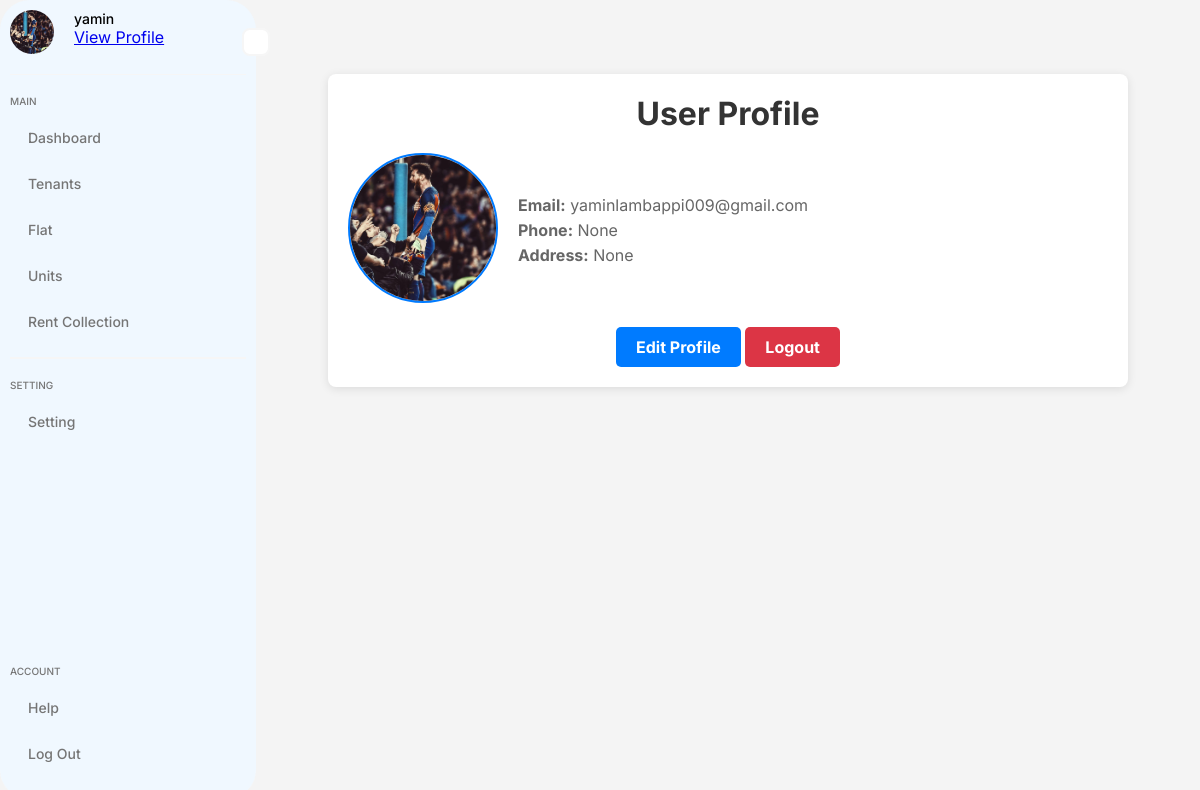
The page /profile/ (signed in) on the database as committed earlier.
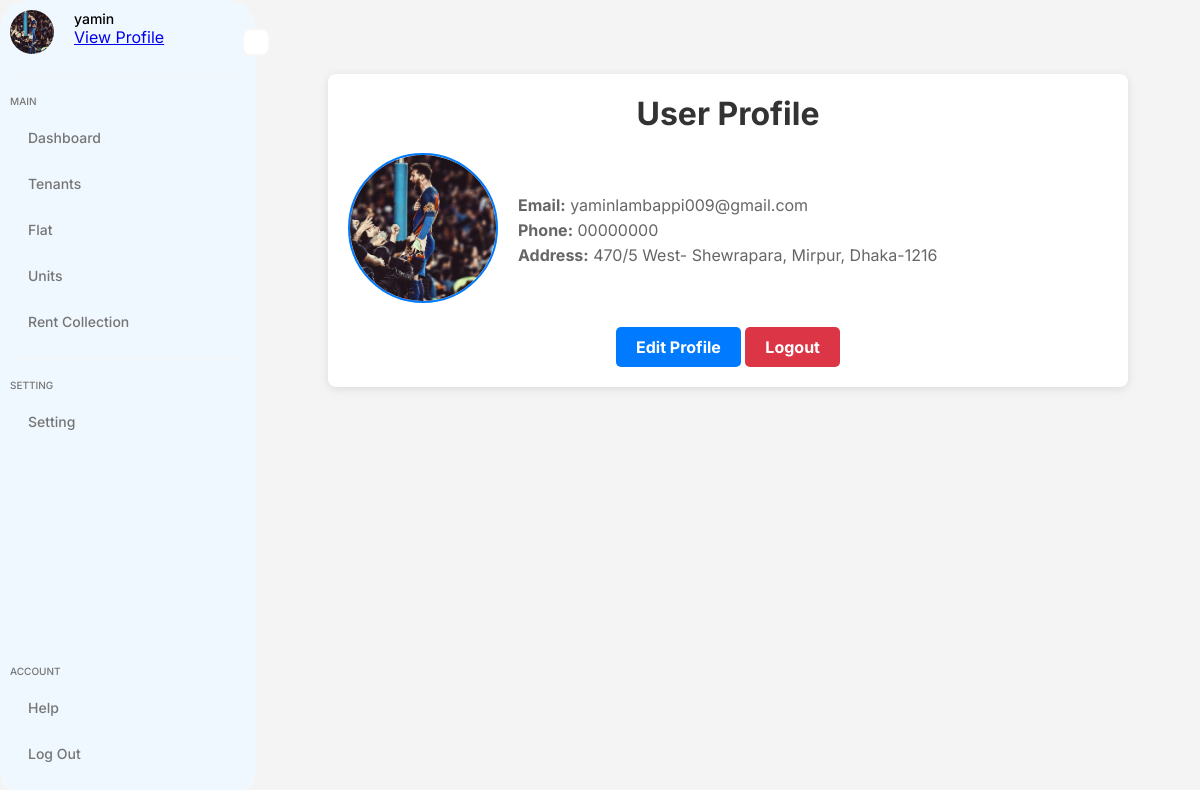
The same page on the database as committed later.
### accounts/models.py (models this page shows, shortened)
class UserProfile(models.Model):
    user = models.OneToOneField(User, on_delete=models.CASCADE)
    phone = models.CharField(max_length=15, blank=True, null=True)
    address = models.CharField(max_length=255, blank=True, null=True)
    profile_photo = models.ImageField(
        upload_to="profile_photos/", blank=True, null=True
    )

### accounts/views.py (the view)
# urls.py: path("profile/", profile_view, name="profile"),
@login_required
def profile_view(request):
    if request.method == "POST":
        form = UserProfileForm(request.POST, request.FILES, instance=request.user)
        if form.is_valid():
            user = form.save(commit=False)
            if form.cleaned_data.get("password"):
                user.set_password(
                    form.cleaned_data["password"]
                )  # Set the new password if provided
            user.save()
            messages.success(request, "Profile updated successfully!")
            return redirect("accounts:profile")  # Redirect to profile page
    else:
        form = UserProfileForm(instance=request.user)
    profile, created = UserProfile.objects.get_or_create(user=request.user)
    return render(
        request, "accounts/profile.html", {"user": request.user, "profile": profile}
    )

### accounts/context_processors.py (called while the page is built)
def user_profile(request):
    profile = None
    if request.user.is_authenticated:
        try:
            profile = UserProfile.objects.get(user=request.user)
        except UserProfile.DoesNotExist:
            pass
    return {"profile": profile}

### templates/accounts/profile.html (shortened to what this page needs)
{% extends 'sidebar.html' %}
{% load static %}
{% block style %}
<link rel="stylesheet" href="{% static 'css/profile.css' %}">
{% endblock %}
{% block content %}
<div class="profile-container">
    <div class="profile-header">
        <h1>User Profile</h1>
    </div>
    <div class="profile-content">
        <div class="profile-photo">
            {% if profile.profile_photo %}
            <img src="{{ profile.profile_photo.url }}" alt="Profile Photo">
            {% else %}
            <img src="{% static 'images/default-profile.png' %}" alt="Default Profile Photo">
            {% endif %}
        </div>
        <div class="profile-details">
            <p><strong>Email:</strong> {{ user.email }}</p>
            <p><strong>Phone:</strong> {{ profile.phone }}</p>
            <p><strong>Address:</strong> {{ profile.address }}</p>
        </div>
    </div>
    <div class="profile-actions">
        <a href="{% url 'accounts:edit_profile' %}" class="btn">Edit Profile</a>
        <a href="{% url 'accounts:logout' %}" class="btn logout">Logout</a>
    </div>
</div>
{% endblock %}

### templates/sidebar.html (shortened to what this page needs)
{% load static %}
<!DOCTYPE html>
<html lang="en">
<head>
    <link rel="stylesheet" href="{% static 'css/styles.css' %}">
    {% block style %}
    {% endblock %}
</head>
<body>
    <aside class="container">
        <div class="sidebar">
            <div class="menu-btn">
            </div>
            <div class="head">
                <div class="user-img">
                    {% if profile and profile.profile_photo %}
                    <img src="{{ profile.profile_photo.url }}" alt="Profile Photo">
                    {% else %}
                    <img src="{% static 'images/default-profile.png' %}" alt="Default Profile Photo">
                    {% endif %}
                </div>
                <div class="user-details">
                    <p class="name">{{ user.username }}</p>
                    <a href="{% url 'accounts:profile' %}" class="profile-link">View Profile</a>
                </div>
            </div>
            <div class="nav">
                <div class="menu">
                    <p class="title">Main</p>
                    <ul>
                        <li>
                            <a href="{% url 'dashboard' %}">
                                <span class="text">Dashboard</span>
                            </a>
                        </li>
                        <li>
                            <a href="#">
                                <span class="text">Tenants</span>
                            </a>
                        </li>
                        <li>
                            <a href="#">
                                <span class="text">Flat</span>
                            </a>
                        </li>
                        <li>
                            <a href="#">
                                <span class="text">Units</span>
                            </a>
                        </li>
                        <li>
                            <a href="#">
                                <span class="text">Rent Collection</span>
                            </a>
                        </li>
                    </ul>
                </div>
                <div class="menu">
                    <p class="title">Setting</p>
                    <ul>
                        <li>
                            <a href="#">
                                <span class="text">Setting</span>
                            </a>
                        </li>
                    </ul>
                </div>
            </div>
            <div class="menu">
                <p class="title">Account</p>
                <ul>
                    <li>
                        <a href="#">
                            <span class="text">Help</span>
                        </a>
                    </li>
                    <li>
                        <a href="{% url 'accounts:logout' %}">
                            <span class="text">Log Out</span>
                        </a>
                    </li>
                </ul>
            </div>
        </div>
        <div class="main-content">
            {% block content %}
            {% endblock %}
        </div>
    </aside>
</body>
</html>

### static/css/styles.css (style rules this page uses)
* { margin: 0; padding: 0; box-sizing: border-box; font-family: "Inter", sans-serif; }
body { background-color: #ffffff; }
.container { width: 100%; min-height: 100vh; }
.sidebar { position: relative; width: 256px; height: 100vh; display: flex; flex-direction: column; gap: 20px; background-color: aliceblue; padding: 10px; border-radius: 30px; }
.sidebar, .head { display: flex; gap: 20px; padding-bottom: 20px; border-bottom: 1px solid #f6f6f6; }
.user-img { width: 44px; height: 44px; border-radius: 50%; overflow: hidden; }
.user-img img { width: 100%; object-fit: cover; }
.user-details .title, .menu .title { font-size: 10px; font-weight: 500; color: #757575; text-transform: uppercase; margin-bottom: 10px; }
.user-details .name { font-size: 14px; font-weight: 500; }
.nav { flex: 1; }
.menu ul li { position: relative; list-style: none; margin-bottom: 5px; }
.menu ul li a { display: flex; align-items: center; gap: 10px; font-size: 14px; font-weight: 500; color: #757575; text-decoration: none; padding: 12px 8px; border-radius: 8px; transition: all 0.3s; }
.menu ul li .text { flex: 1; }
.menu:not(:last-child) { padding-bottom: 10px; margin-bottom: 20px; border-bottom: 2px solid #f6f6f6; }
.menu-btn { position: absolute; right: -14px; top: 3.5%; width: 28px; height: 28px; border-radius: 8px; display: flex; align-items: center; justify-content: center; cursor: pointer; color: #757575; border: 2px solid #f6f6f6; background-color: #fff; }
.container { display: flex; width: 100%; min-height: 100vh; }
.sidebar { width: 256px; height: 100vh; background-color: aliceblue; transition: width 0.3s; }
.main-content { flex: 1; padding: 24px; transition: margin-left 0.3s, padding-left 0.3s; }

### static/css/profile.css (style rules this page uses)
body { font-family: 'Arial', sans-serif; background-color: #f4f4f4; margin: 0; padding: 0; }
.profile-container { max-width: 800px; margin: 50px auto; background: #fff; padding: 20px; border-radius: 8px; box-shadow: 0 2px 10px rgba(0, 0, 0, 0.1); }
.profile-header { text-align: center; margin-bottom: 20px; }
.profile-header h1 { font-size: 2rem; color: #333; }
.profile-content { display: flex; align-items: center; margin-bottom: 20px; }
.profile-photo { flex: 0 0 150px; margin-right: 20px; }
.profile-photo img { width: 100%; border-radius: 50%; border: 2px solid #007bff; }
.profile-details { flex: 1; }
.profile-details p { margin: 5px 0; color: #666; }
.profile-actions { text-align: center; }
.btn { display: inline-block; padding: 10px 20px; background-color: #007bff; color: #fff; border: none; border-radius: 5px; text-decoration: none; font-weight: bold; transition: background-color 0.3s ease; }
.logout { background-color: #dc3545; }

Rows that differ between the two databases and show on the page:
changed UserProfile: phone "None" → "00000000"; address "None" → "470/5 West- Shewrapara, Mirpur, Dhaka-1216"
